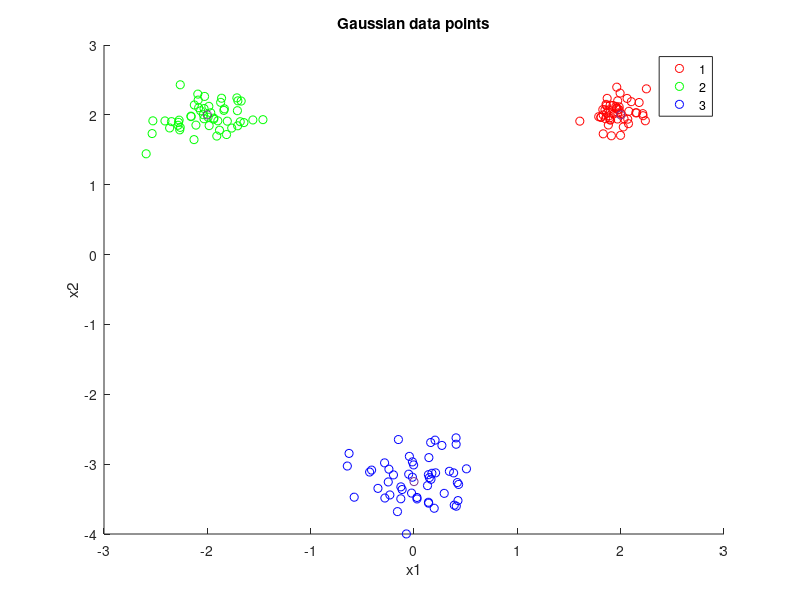

Reproduce this figure in MATLAB. (Note: this script raises an error after producing the figure.)
% EC 414 - HW 3 - Spring 2022
% K-Means starter code

clear, clc, close all;

%% Generate Gaussian data:
% Add code below:
mu1 = [2,2]';
mu2 = [-2,2]';
mu3 = [0, -3.25]';

I2 = [1 0; 0 1];

sigma1 = 0.02 * I2;
sigma2 = 0.05 * I2;
sigma3 = 0.07 * I2;

points = 50;

% data1 =  mu1' + randn(points,2)*sigma1;
% data2 =  mu2' + randn(points,2)*sigma2;
% data3 =  mu3' + randn(points,2)*sigma3;
data1 = mvnrnd(mu1, sigma1, points);
data2 = mvnrnd(mu2, sigma2, points);
data3 = mvnrnd(mu3, sigma3, points);

mu = [mu1'; mu2'; mu3'];
figure()
scatter(data1(:,1), data1(:,2), 'r');
hold on
scatter(data2(:,1), data2(:,2), 'g');
scatter(data3(:,1), data3(:,2), 'b');
scatter(mu(:,1),mu(:,2),'black*'); %plot mu values
xlabel('x1')
ylabel('x2')
title('Gaussian data points')
legend('1','2','3');
hold off

%% Generate NBA data:
% Add code below:

% HINT: readmatrix might be useful here
NBA = readmatrix("NBA_stats_2018_2019.xlsx");

% % Problem 3.2(f): Generate Concentric Rings Dataset using
% % sample_circle.m provided to you in the HW 3 folder on Blackboard.
% 
%% K-Means implementation
% Add code below

K = 3;
DATA = [data1 ; data2; data3];

%% (a)
K = 3;
DATA = [data1 ; data2; data3];

MU_init_a = [3 3; -4 -1; 2 -4];
[MU_current_a, labels_a, WCSS_a] = k_means(K, MU_init_a, DATA);
graph_clusters(DATA, labels_a, MU_current_a);

%% (b)
K = 3;
DATA = [data1 ; data2; data3];

MU_init_b = [-0.14 2.61; 3.15 -0.84; -3.28 -1.58];
[MU_current_b, labels_b, WCSS_b] = k_means(K, MU_init_b, DATA);
graph_clusters(DATA, labels_b, MU_current_b);

%% (c)
%We suggest choosing centers either 1) uniformly at random from the dataset or alternatively 2) uniformly distributed over a tight rectangular region encompassing the dataset.
K = 3;
DATA = [data1 ; data2; data3];

size = length(DATA);
WCSS_c = zeros(10,1);
for(i = 1:10)
    index = randi([1,size],1,K); %generate index for three random points from data set for mu
    while(length(unique(index)) ~= K) %if indices are not all unique keep generating indices
        index = randi([1,size],1,K);
    end
    c(i).MU_init = DATA(index, :); %get initial mu values from dataset using randomly generated indices
    [c(i).MU_current, c(i).labels, c(i).WCSS] = k_means(K, c(i).MU_init, DATA);
    %graph_clusters(DATA, c(i).labels, c(i).MU_current);
    WCSS_c(i) = c(i).WCSS;
end
sort_WCSS = sort(WCSS_c); %sort WCSS from smallest value to largest value
i = find(sort_WCSS(1) == WCSS_c); %find the index of the smallest WCSS
i = i(1); %if multiple mu values generate the smallest WCSS, choose the first one
graph_clusters(DATA, c(i).labels, c(i).MU_current); %graph clusters of smallest WCSS

fprintf('WCSS values for each of the 10 trials')
disp(WCSS_c);

fprintf('Trial %d produced the smallest WCSS values with value %f', i, WCSS_c(i));
%% (d)
DATA = [data1 ; data2; data3];

size = length(DATA);
WCSS_d = zeros(9,1);
for(K = 2:10)
    for(i = 1:10)
        index = randi([1,size],1,K); %generate index for three random points from data set for mu
        while(length(unique(index)) ~= K) %if indices are not all unique keep generating indices
            index = randi([1,size],1,K);
        end
        k(K-1).d(i).MU_init = DATA(index, :); %get initial mu values from dataset using randomly generated indices
        [k(K-1).d(i).MU_current, k(K-1).d(i).labels, k(K-1).d(i).WCSS] = k_means(K, k(K-1).d(i).MU_init, DATA);
        %graph_clusters(DATA, d(i).labels, d(i).MU_current);
        k(K-1).WCSS(i) = k(K-1).d(i).WCSS;
    end
    sort_WCSS = sort(k(K-1).WCSS); %sort WCSS from smallest value to largest value
    WCSS_d(K-1) = sort_WCSS(1);
end
figure()
plot(2:10, WCSS_d)
xlabel('k value')
ylabel('WCSS')
title('WCSS change with k-value')


%% (e)
PPG = NBA(:,7);
MPG = NBA(:,5);
DATA = [MPG PPG];

%plot data
figure()
scatter(MPG, PPG);
xlabel('Minutes Per Game')
ylabel('Points Per Game')
title('Points Per Game(PPG) versus Minutes Per Game(MPG)')

%Apply your implementation of the k-means algorithm with k = 10 selecting the best of 10 different random initializations as the final outpu
K = 10;
size = length(DATA);
WCSS_e = zeros(10,1);
for(i = 1:10)
    index = randi([1,size],1,K); %generate index for three random points from data set for mu
    while(length(unique(index)) ~= K) %if indices are not all unique keep generating indices
        index = randi([1,size],1,K);
    end
    e(i).MU_init = DATA(index, :); %get initial mu values from dataset using randomly generated indices
    [e(i).MU_current, e(i).labels, e(i).WCSS] = k_means(K, e(i).MU_init, DATA);
    %graph_clusters(DATA, c(i).labels, c(i).MU_current);
    WCSS_e(i) = e(i).WCSS;
end
sort_WCSS = sort(WCSS_e); %sort WCSS from smallest value to largest value
ind = find(sort_WCSS(1) == WCSS_e); %find the index of the smallest WCSS
ind = ind(1); %if multiple mu values generate the smallest WCSS, choose the first one
%graph_clusters(DATA, e(i).labels, e(i).MU_current); %graph clusters of smallest WCSS
figure()
data_i = DATA(find(e(ind).labels == 1), :);
scatter(data_i(:,1), data_i(:,2)); %plot points with label 1
hold on
for(i = 2:10)
    data_i = DATA(find(e(ind).labels == i), :);
    scatter(data_i(:,1), data_i(:,2));
end
scatter(e(ind).MU_current(:,1),e(ind).MU_current(:,2),'black*')
xlabel('Minutes Per Game')
ylabel('Points Per Game')
title('k-means Clusters for NBA Data')
legend({'1','2','3','4','5','6','7','8','9','10','mu'})
hold off

%% (f)
DATA = sample_circle(3);
scatter(DATA(1:500, 1), DATA(1:500, 2))
hold on
scatter(DATA(501:1000, 1), DATA(501:1000, 2))
scatter(DATA(1001:1500, 1), DATA(1001:1500, 2))
title('3 Concentric Rings')
hold off

K = 3;
size = length(DATA);
WCSS_f = zeros(10,1);
for(i = 1:10)
    index = randi([1,size],1,K); %generate index for three random points from data set for mu
    while(length(unique(index)) ~= K) %if indices are not all unique keep generating indices
        index = randi([1,size],1,K);
    end
    f(i).MU_init = DATA(index, :); %get initial mu values from dataset using randomly generated indices
    [f(i).MU_current, f(i).labels, f(i).WCSS] = k_means(K, f(i).MU_init, DATA);
    %graph_clusters(DATA, c(i).labels, c(i).MU_current);
    WCSS_f(i) = f(i).WCSS;
end
sort_WCSS = sort(WCSS_f); %sort WCSS from smallest value to largest value
i = find(sort_WCSS(1) == WCSS_f); %find the index of the smallest WCSS
i = ind(1); %if multiple mu values generate the smallest WCSS, choose the first one
graph_clusters(DATA, f(i).labels, f(i).MU_current); %graph clusters of smallest WCSS



%% Functions


%returns euclidean distance of a singular point to each point in a matrix
function distance = euclidean_distance(point, points)
    distance = zeros(length(points),1); %initialize distance vector
    [r,c] = size(points);
    for (i = 1:r) % loop through each point of the matrix of points
        distance(i,1) = sqrt((point(1,1)-points(i,1))^2+(point(1,2)-points(i,2))^2); %distance between two points
    end
end

%returns the label of the closest point given a distance vector and matrix of points
function label = closest_label(distance, points)
    sort_dist = sort(distance); %sort the distance vector from smalllest to largest
    close_point = points(find(sort_dist(1) == distance), :); %find the index of the smallest distance in the distance vector and find point that gives that distance
    [tf, label] = ismember(close_point, points, 'rows'); %find row index of the closest mu, correlates to label
    label = label(1); %if there is a tie in the distance choose the first label
end

%creates a scatter plot of the clusters created and their mu values given the data points, label of those points, and mu values
function graph_clusters(data, labels, mu)
    data1 = data(find(labels == 1), :);
    data2 = data(find(labels == 2), :);
    data3 = data(find(labels == 3), :);
    
    figure()
    scatter(data1(:,1), data1(:,2), 'r'); %plot points with label 1
    hold on
    scatter(data2(:,1), data2(:,2), 'g'); %plot points with label 2
    scatter(data3(:,1), data3(:,2), 'b'); %plot points with label 3
    scatter(mu(:,1),mu(:,2),'black*'); %plot mu values
    xlabel('x1')
    ylabel('x2')
    title('Clusters produced by k-means')
    legend('1','2','3','mu');
    title(legend,'Class');
    hold off
end

%takes K value, initial values of mu, and the data set
%returns the final mu values after k_means has converged
%returns the labels of each data point
%returns the WCSS after convergence
function [MU_current, labels, WCSS] = k_means(K, MU_init, DATA)
    MU_previous = MU_init;
    MU_current = MU_init;
    
    % initializations
    
    labels = ones(length(DATA),1);
    converged = 0;
    iteration = 0;
    convergence_threshold = 0.025;
    
    %stop if the derived cluster means become stationary
    while (converged==0)
        iteration = iteration + 1;
        fprintf('Iteration: %d\n',iteration)
    
        %% CODE - Assignment Step - Assign each data observation to the cluster with the nearest mean:
        % Write code below here:
        for(i = 1:length(DATA))
            dist = euclidean_distance(DATA(i,:),MU_current); %find euclidean distance of each data point to each mu
            labels(i) = closest_label(dist, MU_current); %find the label of the closest mu       
        end
        %% CODE - Mean Updating - Update the cluster means
        % Write code below here:
        MU_previous = MU_current;
        
        for(i = 1:K) %loop through each label
            label = DATA(find(labels == i),:); %find all data points with that label 
            if(~isempty(label)) %check if cluster is not empty
                MU_current(i,:) = mean(label); %find mean of data points with label and update current mu
            end
        end
        %% CODE 4 - Check for convergence 
        % Write code below here:
        
        %check if the change between the previous mu and the current mu is smaller than the threshhold, if it is k-means has converged
        if (abs(MU_previous - MU_current) < convergence_threshold)
            converged=1;
        end  
        %% CODE 5 - Plot clustering results if converged:
        % Write code below here:
        if (converged == 1)
            fprintf('\nConverged.\n')
          
            %% If converged, get WCSS metric
            % Add code below
            WCSS = 0;
            for(i = 1:K) %loop through each label
                dist = euclidean_distance(MU_current(i,:), DATA(find(labels == i),:)); %find all data points with that label
                WCSS = WCSS + sum(dist.^2);
            end
        end
        
        %%%%%%%%%%%%%%%%%%%%%%%%%%%%%%%%%%%%%%%%%%%%%%%%
    end
end